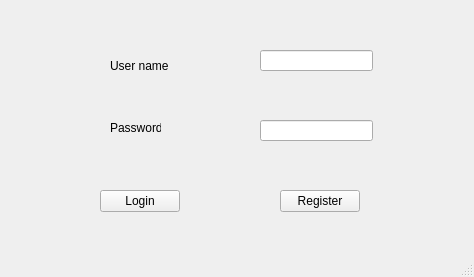
<?xml version="1.0" encoding="UTF-8"?>
<ui version="4.0">
 <class>MainWindow</class>
 <widget class="QMainWindow" name="MainWindow">
  <property name="geometry">
   <rect>
    <x>0</x>
    <y>0</y>
    <width>474</width>
    <height>277</height>
   </rect>
  </property>
  <property name="windowTitle">
   <string>MainWindow</string>
  </property>
  <widget class="QWidget" name="centralwidget">
   <widget class="QLabel" name="label">
    <property name="geometry">
     <rect>
      <x>110</x>
      <y>50</y>
      <width>71</width>
      <height>31</height>
     </rect>
    </property>
    <property name="text">
     <string>User name</string>
    </property>
   </widget>
   <widget class="QLabel" name="label_2">
    <property name="geometry">
     <rect>
      <x>110</x>
      <y>120</y>
      <width>51</width>
      <height>16</height>
     </rect>
    </property>
    <property name="text">
     <string>Password</string>
    </property>
   </widget>
   <widget class="QLineEdit" name="lineEdit">
    <property name="geometry">
     <rect>
      <x>260</x>
      <y>50</y>
      <width>113</width>
      <height>21</height>
     </rect>
    </property>
   </widget>
   <widget class="QLineEdit" name="lineEdit_2">
    <property name="geometry">
     <rect>
      <x>260</x>
      <y>120</y>
      <width>113</width>
      <height>21</height>
     </rect>
    </property>
   </widget>
   <widget class="QPushButton" name="pushButton">
    <property name="geometry">
     <rect>
      <x>100</x>
      <y>190</y>
      <width>80</width>
      <height>22</height>
     </rect>
    </property>
    <property name="text">
     <string>Login</string>
    </property>
   </widget>
   <widget class="QPushButton" name="pushButton_2">
    <property name="geometry">
     <rect>
      <x>280</x>
      <y>190</y>
      <width>80</width>
      <height>22</height>
     </rect>
    </property>
    <property name="text">
     <string>Register</string>
    </property>
   </widget>
  </widget>
  <widget class="QMenuBar" name="menubar">
   <property name="geometry">
    <rect>
     <x>0</x>
     <y>0</y>
     <width>474</width>
     <height>21</height>
    </rect>
   </property>
  </widget>
  <widget class="QStatusBar" name="statusbar"/>
 </widget>
 <resources/>
 <connections/>
</ui>
